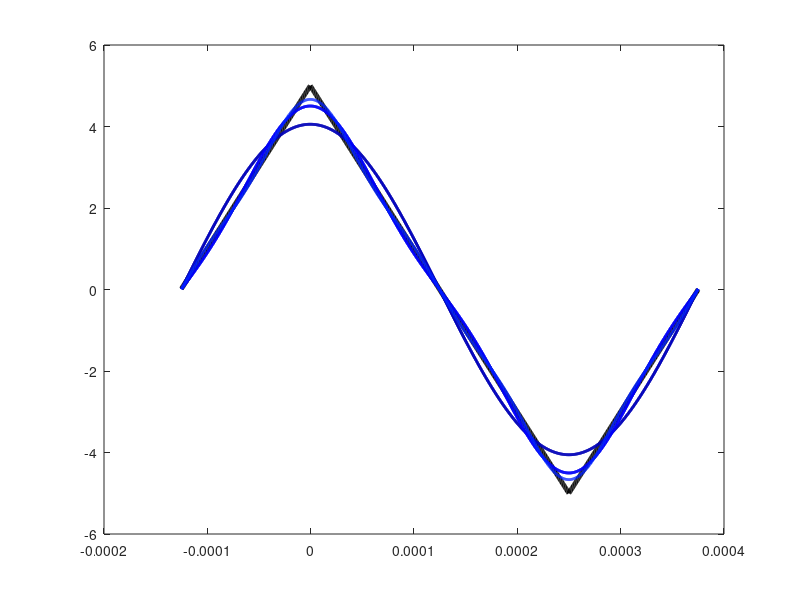

The MATLAB script that drew this image:
clear all, close all, clc
figure('Name', 'Función Par', 'NumberTitle', 'off')

%Domain
T = .5/1000;
N = 2^10;
dt = T/(N-1);
t = -T/4:dt:3*T/4;

%Function
f = 0*t;
f(1:N/4) = 5*4*(1:N/4)/N;
f(N/4:3*N/4) = 5-5*4*(0:N/2)/N;
f(3*N/4:N) = -5+5*4*(0:N/4)/N;
plot(t, f, '-k', 'LineWidth', 3.5), hold on

%Fourier Series
CC = jet(30);
A0 = 1/T*sum(f.*ones(size(t)))*dt;
fFS = A0;
armonics = input("k: ");
for k=1:armonics
    A(k) = 2/T*sum(f.*cos(2*pi*k*t/T))*dt;
    B(k) = 2/T*sum(f.*sin(2*pi*k*t/T))*dt;
    fFS = fFS + A(k)*cos(2*pi*k*t/T) + B(k)*sin(2*pi*k*t/T);
    plot(t, fFS, '-', 'Color', CC(k,:), 'LineWidth', 2)
    pause(.3)
end

correlationCoeficient = 100.*corrcoef(f, fFS);
fprintf("%.3f\n", correlationCoeficient(1,2));